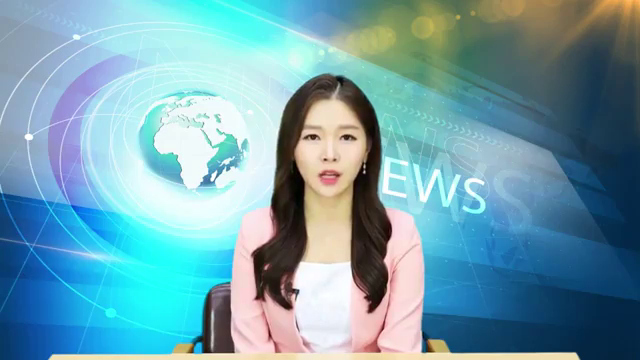
#> input picture frame 96 of images/news.mp4, 640 x 360 px
$ python p64_openCv.py
#> lines starting #> are read from the running program, lines starting #| are printed output that depends on the picture; after the words box and inside, x2 and y2 are one past the last pixel; in counts of white or black regions, pixels touching at a corner belong together
# file: p63_openCv.py
# desc: OpenCV news 영상처리

import cv2

samplePath = './images/news.mp4' # 동영상 파일 가져오가
faceCascade = cv2.CascadeClassifier('./day09/haarcascade_frontalface_default.xml')
cap = cv2.VideoCapture(samplePath) # 동영상 파일 열기

while True :
    ret, frame = cap.read()
#> frame is the input picture: shape (360, 640, 3); mean B, G, R 172.8, 160.1, 114.1

    if not ret :
        cap = cv2.VideoCapture(samplePath)
        continue


    ## 영상 편집
    gray = cv2.cvtColor(frame, cv2.COLOR_BGR2GRAY)
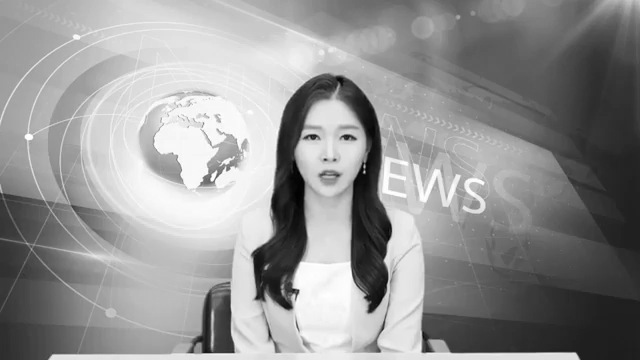
#> gray: shape (360, 640); min 1, max 255, mean 147.8
    faces = faceCascade.detectMultiScale(
        gray,
        scaleFactor = 1.2,
        minNeighbors = 5,
        minSize = (20, 20)
    )
#> faces = [[286, 103, 90, 90]]
    for (x, y, w, h) in faces :
        cv2.rectangle(frame, pt1=(x, y), pt2=(x + w, y + h), color=(255, 0 , 0), thickness=2) # color=(Blue, Green , Red)
#> this loop made 1 pass
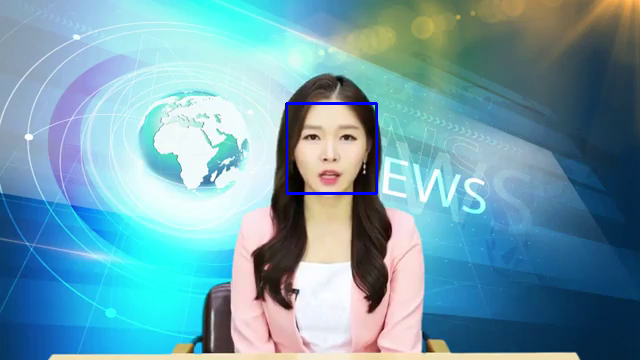
#> frame: shape (360, 640, 3); 0.47% of pixels changed, all inside (x1, y1, x2, y2) = (285, 102, 378, 195)

    cv2.imshow('original', frame) # 옆 화면이나 화질이 안좋거나, 색상이 없는 경우 인식이 잘 안됨
    cv2.imshow('Gray', gray)


    key = cv2.waitKey(5)
#> (key q is pressed here)
    if key == 27 : # esc(27) > 루프 종료, ord('q') > q 루프 종료
        break

cap.release() # 캡쳐 객체 해제
cv2.destroyAllWindows()

$ run again, starting later in the video
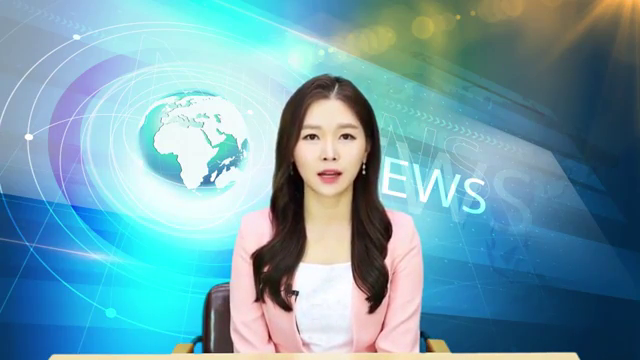
#> input picture frame 434 of images/news.mp4, 640 x 360 px
#> frame is the input picture: shape (360, 640, 3); mean B, G, R 172.9, 160, 114
#> `gray = cv2.cvtColor(frame, cv2.COLOR_BGR2GRAY)`:
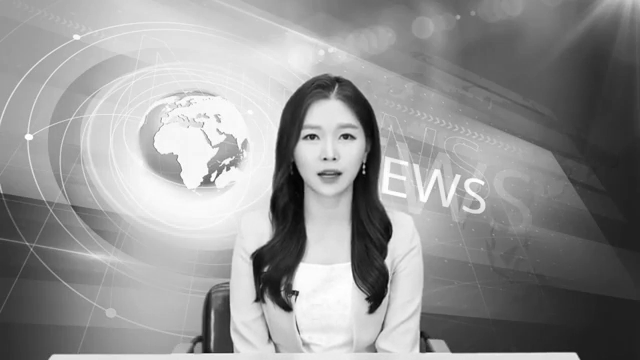
#> gray: shape (360, 640); min 3, max 255, mean 147.6
#> faces = [[284, 102, 91, 91]]
#> the loop `for (x, y, w, h) in faces :` made 1 pass
#> after the loop `for (x, y, w, h) in faces :`:
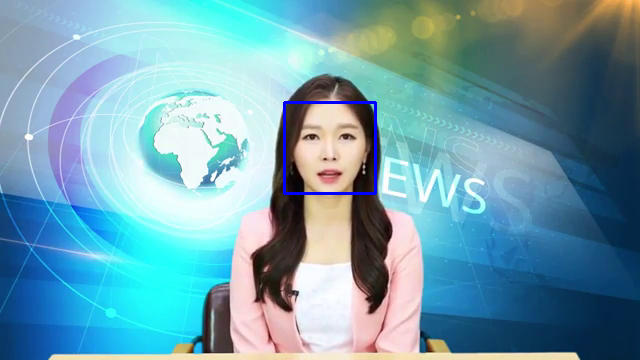
#> frame: shape (360, 640, 3); 0.47% of pixels changed, all inside (x1, y1, x2, y2) = (283, 101, 377, 195)

$ run again, starting later in the video
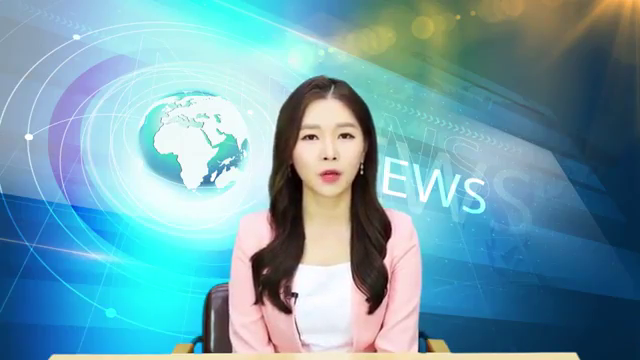
#> input picture frame 772 of images/news.mp4, 640 x 360 px
#> frame is the input picture: shape (360, 640, 3); mean B, G, R 172.9, 160.1, 113.8
#> `gray = cv2.cvtColor(frame, cv2.COLOR_BGR2GRAY)`:
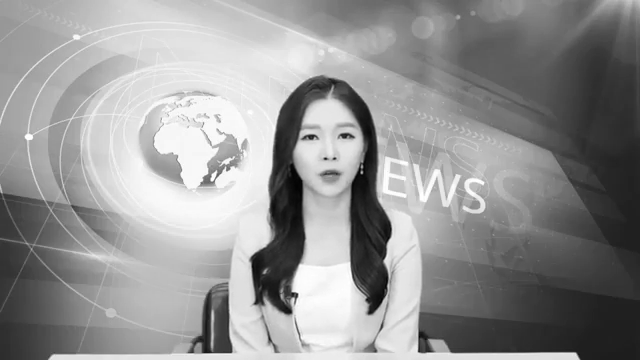
#> gray: shape (360, 640); min 3, max 255, mean 147.7
#> faces = [[283, 102, 91, 91]]
#> the loop `for (x, y, w, h) in faces :` made 1 pass
#> after the loop `for (x, y, w, h) in faces :`:
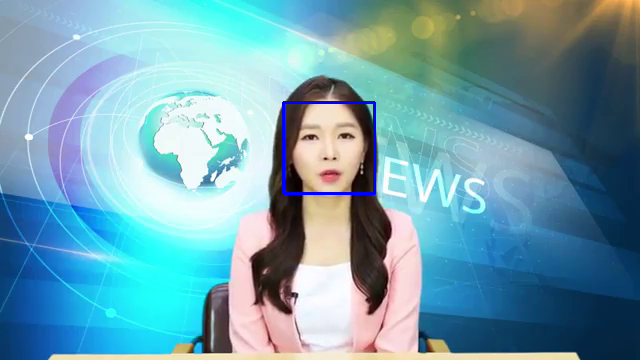
#> frame: shape (360, 640, 3); 0.47% of pixels changed, all inside (x1, y1, x2, y2) = (282, 101, 376, 195)
